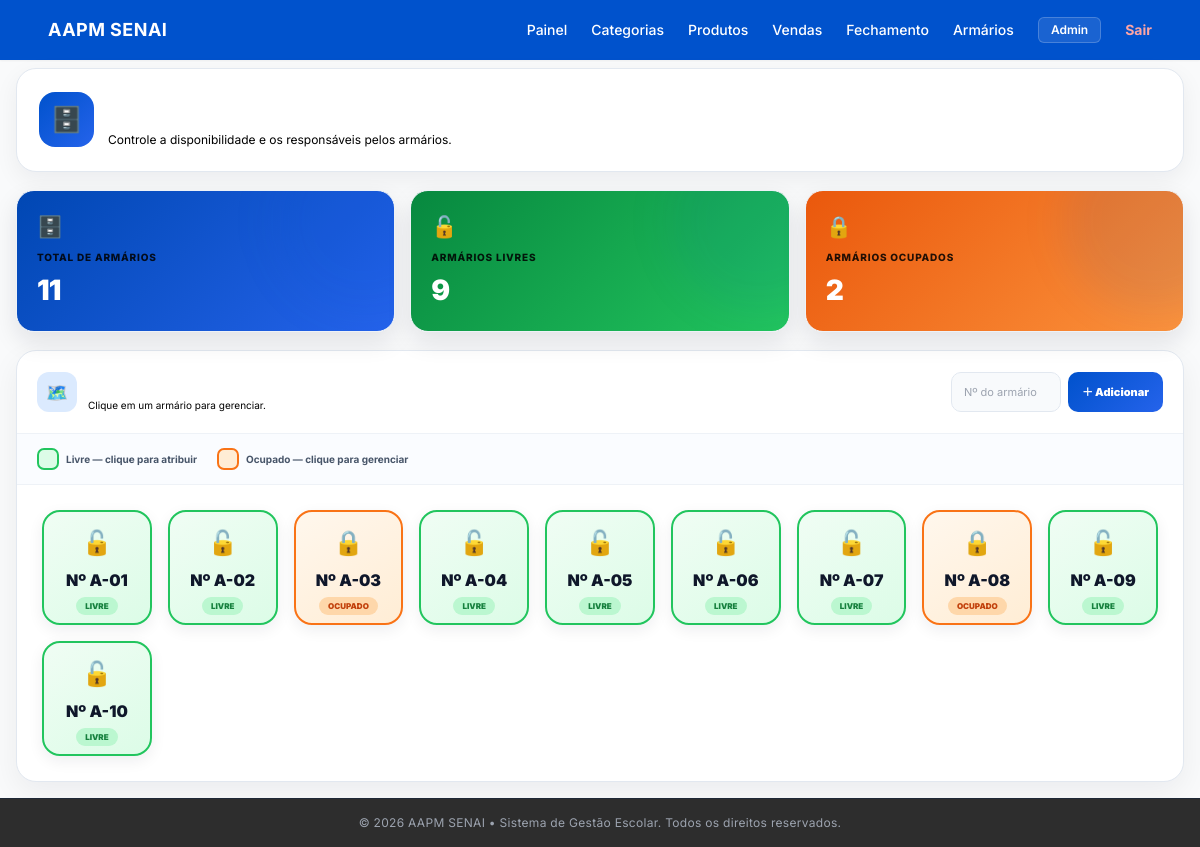
Screenshot of /armarios/ (signed in) with the database file from the repository.
### app/models/armario_model.py (models this page shows)
class Armario(Base):
    __tablename__ = "armarios"
    id           = Column(Integer, primary_key=True, autoincrement=True, index=True)
    numero       = Column(String(20), nullable=False, unique=True, index=True)
    localizacao  = Column(String(100), nullable=True)
    ocupado      = Column(Boolean, default=False)
    ativo        = Column(Boolean, default=True)
    usuario_id   = Column(Integer, ForeignKey("usuarios.id", ondelete="SET NULL"), nullable=True)
    usuario      = relationship("Usuario", foreign_keys=[usuario_id])
    atribuido_em = Column(DateTime, nullable=True)
    criado_em    = Column(DateTime, server_default=func.now())
    historico    = relationship("ArmarioHistorico", back_populates="armario", cascade="all, delete-orphan")

### app/controllers/armario_controller.py (the view)
@router.get("/")
def listar(
    request: Request,
    busca: str = "",
    situacao: str = "",
    ordenar: str = "numero_asc",
    pagina: int = 1,
    por_pagina: int = 10,
    payload=Depends(get_current_user),
    db: Session = Depends(get_db)
):
    usuario = _obj(payload)
    if pagina < 1:
        pagina = 1
    if por_pagina not in [5, 10, 20, 50]:
        por_pagina = 10
    query = (
        db.query(Armario)
        .filter(Armario.ativo == True)
    )
    if busca:
        query = query.filter(
            or_(
                Armario.numero.ilike(f"%{busca}%"),
                Armario.localizacao.ilike(f"%{busca}%")
            )
        )
    if situacao == "livre":
        query = query.filter(
            Armario.ocupado == False
        )
    elif situacao == "ocupado":
        query = query.filter(
            Armario.ocupado == True
        )
    if ordenar == "numero_desc":
        query = query.order_by(
            Armario.numero.desc()
        )
    elif ordenar == "localizacao":
        query = query.order_by(
            Armario.localizacao.asc()
        )
    elif ordenar == "ocupados":
        query = query.order_by(
            Armario.ocupado.desc(),
            Armario.numero.asc()
        )
    elif ordenar == "livres":
        query = query.order_by(
            Armario.ocupado.asc(),
            Armario.numero.asc()
        )
    else:
        query = query.order_by(
            Armario.numero.asc()
        )
    total_armarios = query.count()
    total_paginas = max(
        1,
        (total_armarios + por_pagina - 1)
        // por_pagina
    )
    if pagina > total_paginas:
        pagina = total_paginas
    offset = (pagina - 1) * por_pagina
    armarios = (
        query
        .offset(offset)
        .limit(por_pagina)
        .all()
    )
    usuarios = (
        db.query(Usuario)
        .filter(
            Usuario.ativo == True
        )
        .order_by(
            Usuario.nome.asc()
        )
        .all()
    )
    total = (
        db.query(Armario)
        .filter(
            Armario.ativo == True
        )
        .count()
    )
    ocupados = (
        db.query(Armario)
        .filter(
            Armario.ativo == True,
            Armario.ocupado == True
        )
        .count()
    )
    livres = total - ocupados
    return templates.TemplateResponse(
        request=request,
        name="armarios/index.html",
        context={
            "request": request,
            "usuario": usuario,
            "armarios": armarios,
            "usuarios": usuarios,
            "total": total,
            "ocupados": ocupados,
            "livres": livres,
            "pagina": pagina,
            "por_pagina": por_pagina,
            "total_armarios": total_armarios,
            "total_paginas": total_paginas,
            "busca": busca,
            "situacao": situacao,
            "ordenar": ordenar,
        }
    )

### app/templates/armarios/index.html (shortened to what this page needs)
{% extends "base.html" %}
{% block internal_content %}
<div class="arm-wrap">
{% set q = request.query_params %}
<div class="page-header">
    <div class="page-heading">
        <div class="heading-icon">🗄️</div>
        <div class="heading-text">
            <h2>Gerenciamento de Armários</h2>
            <p>Controle a disponibilidade e os responsáveis pelos armários.</p>
        </div>
    </div>
</div>
<div class="stats-row">
    <div class="stat-card stat-blue">
        <div class="stat-icon">🗄️</div>
        <div class="stat-label">Total de armários</div>
        <div class="stat-value">{{ total }}</div>
    </div>
    <div class="stat-card stat-green">
        <div class="stat-icon">🔓</div>
        <div class="stat-label">Armários livres</div>
        <div class="stat-value">{{ livres }}</div>
    </div>
    <div class="stat-card stat-orange">
        <div class="stat-icon">🔒</div>
        <div class="stat-label">Armários ocupados</div>
        <div class="stat-value">{{ ocupados }}</div>
    </div>
</div>
<div class="panel">
    <div class="panel-header">
        <div class="panel-title-area">
            <div class="panel-title-icon">🗺️</div>
            <div>
                <div class="panel-title">Mapa de Armários</div>
                <div class="panel-subtitle">
                    Clique em um armário para gerenciar.
                </div>
            </div>
        </div>
        <form
            method="post"
            action="/armarios/novo"
            class="form-novo"
        >
            <input
                type="text"
                name="numero"
                placeholder="Nº do armário"
                required
            >
            <button type="submit" class="btn btn-blue">
                ＋ Adicionar
            </button>
        </form>
    </div>
    <div class="legenda">
        <div class="leg-item">
            <div class="leg-box leg-livre"></div>
            <span>Livre — clique para atribuir</span>
        </div>
        <div class="leg-item">
            <div class="leg-box leg-ocupado"></div>
            <span>Ocupado — clique para gerenciar</span>
        </div>
    </div>
    {% if armarios %}
    <div class="mapa-container">
        <div class="mapa-grid">
            {% for a in armarios %}
            <div
                class="arm-slot {{ 'ocupado' if a.ocupado else 'livre' }}"
                data-id="{{ a.id }}"
                data-numero="{{ a.numero }}"
                data-ocupado="{{ 'true' if a.ocupado else 'false' }}"
                data-usuario="{{ a.usuario.nome if a.ocupado and a.usuario else '' }}"
                data-local="{{ a.localizacao or '' }}"
                onclick="abrirModal(this)"
            >
                <div class="arm-ico">
                    {{ '🔒' if a.ocupado else '🔓' }}
                </div>
                <div class="arm-num">
                    Nº {{ a.numero }}
                </div>
                {% if a.ocupado and a.usuario %}
                <div class="arm-user-mini">
                </div>
                {% endif %}
                <div class="status-text">
                    {{ 'Ocupado' if a.ocupado else 'Livre' }}
                </div>
            </div>
            {% endfor %}
        </div>
    </div>
    {% endif %}
</div>
</div>
{% endblock internal_content %}

### app/static/css/style.css (style rules this page uses)
:root { --blue:#0052cc; --orange:#ff6a00; --bg:#f5f7fb; --text:#0f172a; --muted:#64748b; }
body { margin:0; font-family:Inter, sans-serif; background: radial-gradient(circle at 10% 10%, rgba(0,82,204,.10), transparent 45%), radial-gradient(circle at 90% 20%, rgba(255,106,0,.08), transparent 45%), radial-gradient(circle at 50% 90%, rgba(0,82,204,.05), transparent 50%), var(--bg); }
.stats-row { display:grid; grid-template-columns:repeat(4,1fr); gap:18px; }
.stat-card { background:#ffffff; border-radius:18px; padding:20px; border:1px solid #eef2f7; box-shadow:0 10px 25px rgba(0,0,0,.05); position:relative; overflow:hidden; transition:.25s; }
.stat-card::before { content:""; position:absolute; width:180px; height:180px; top:-60px; right:-60px; border-radius:50%; background:rgba(0,82,204,.08); filter:blur(20px); z-index:0; }
.stat-card * { position:relative; z-index:2; }
.stat-label { font-size:11px; font-weight:800; color:var(--muted); text-transform:uppercase; letter-spacing:.8px; }
.stat-value { font-size:32px; font-weight:900; margin-top:10px; color:var(--text); letter-spacing:-1px; }

### app/templates/base.html (style rules this page uses)
body { font-family: 'Inter', sans-serif; }

### rows the page displays
Armario: ocupado "🔓", numero "A-01", ocupado "LIVRE"
Armario: ocupado "🔓", numero "A-02", ocupado "LIVRE"
Armario: ocupado "🔒", numero "A-03", ocupado "OCUPADO"
Armario: ocupado "🔓", numero "A-04", ocupado "LIVRE"
Armario: ocupado "🔓", numero "A-05", ocupado "LIVRE"
Armario: ocupado "🔓", numero "A-06", ocupado "LIVRE"
Armario: ocupado "🔓", numero "A-07", ocupado "LIVRE"
Armario: ocupado "🔒", numero "A-08", ocupado "OCUPADO"
Armario: ocupado "🔓", numero "A-09", ocupado "LIVRE"
Armario: ocupado "🔓", numero "A-10", ocupado "LIVRE"

### other values shown
{{ usuario.nome }} "Admin"
{{ total }} "11"
{{ livres }} "9"
{{ ocupados }} "2"
